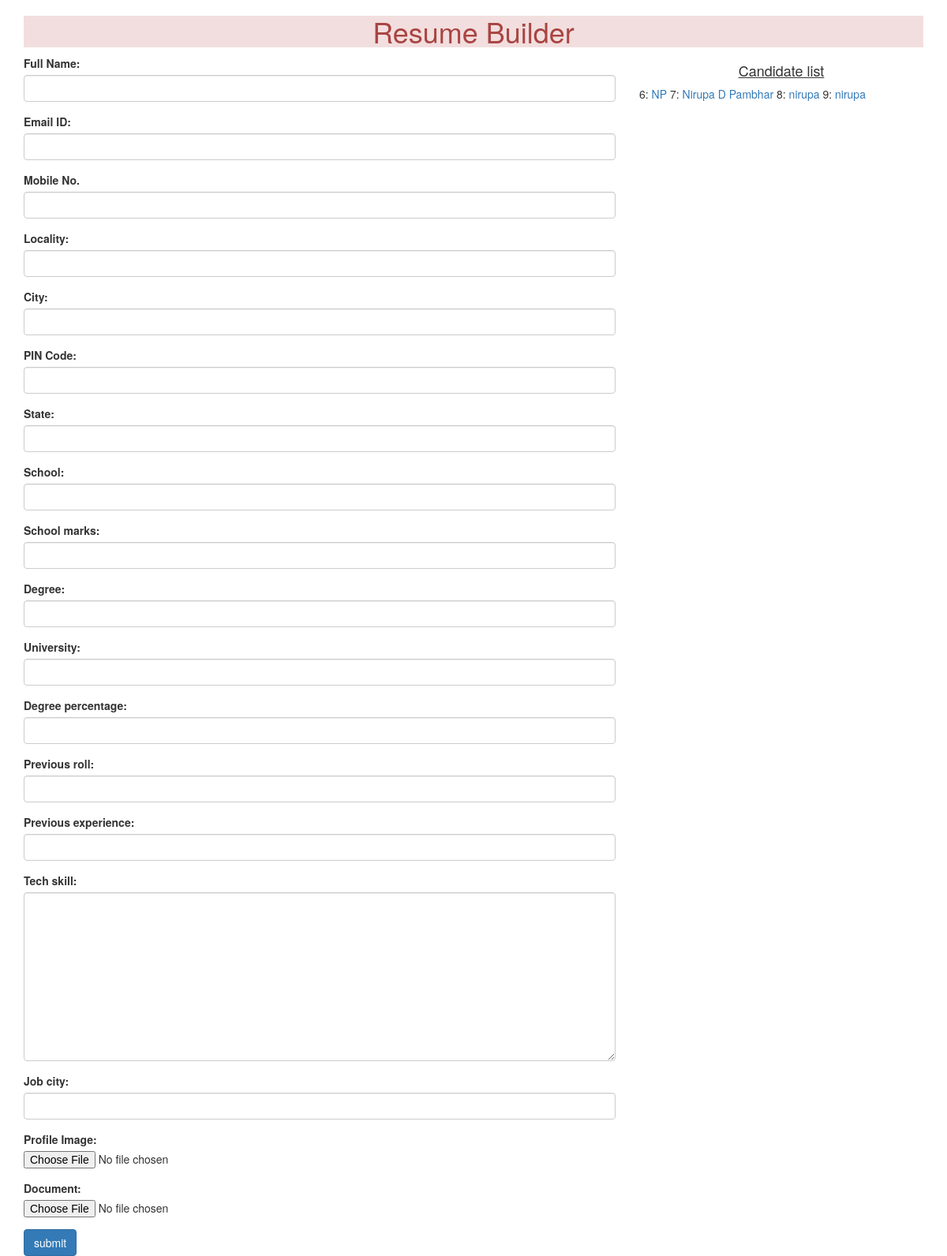
Screenshot of /cvmaker with the database file from the repository.
### CVapp/models.py (models this page shows)
class Resume(models.Model):
    name = models.CharField(max_length=100)
    email = models.EmailField(max_length=100)
    mobile = models.PositiveIntegerField()
    locality = models.CharField(max_length=100)
    city = models.CharField(max_length=100)
    pin = models.PositiveIntegerField()
    state = models.CharField(max_length=100)
    School = models.CharField(max_length=200)
    School_marks = models.DecimalField(blank=True, null=True, max_digits=10, decimal_places=2)
    Degree = models.CharField(max_length=200)
    University = models.CharField(max_length=200)
    Degree_percentage = models.DecimalField(blank=True, null=True, max_digits=10, decimal_places=2)
    previous_roll = models.CharField(max_length=100)
    previous_experience = models.CharField(max_length=20)
    Tech_skill = models.CharField(max_length=100)
    job_city = models.CharField(max_length=50)
    profile_image = models.ImageField(upload_to='profileimg', blank=True)
    file = models.FileField(upload_to='doc',blank=True)

### CVapp/views.py (the view, shortened to what this page needs)
# urls.py: path('cvmaker',views.Homeview.as_view(),name='cvmaker'),
class Homeview(View):
    def get(self,request):
        form = ResumeForm()
        users = Resume.objects.all()
        return render(request,'CVapp/home.html',{'users':users,'form':form})

### CVapp/templates/CVapp/home.html (shortened to what this page needs)
<!doctype html>
<html lang="en">
<head>
    <link rel="stylesheet" href="https://cdn.jsdelivr.net/npm/bootstrap@3.3.7/dist/css/bootstrap.min.css"
>
</head>
<body>
     <div class="container">
         <h1 class="alert-danger text-center mb-5"> Resume Builder </h1>
        <div class="row">
            <div class="col-sm-8">
               <form action="" method="POST" enctype="multipart/form-data" class="shadow p-5">
                    {% for fm in form %}
                      <div class="form-group mb-3">
                          {{fm.label_tag}} {{fm}} {{fm.errors|striptags}}
                      </div>
                    {% endfor %}
                   <input type="submit" value="submit" class="btn btn-primary">
               </form>
            </div>
            <div class="col-sm-4">
                <h4 class="text-center mb-3"><u> Candidate list </u></h4>
                {% for user in users %}
                  {{user.id}}:<a href="{% url 'resumeview' user.id %}"> {{user.name}}</a>
                {% endfor %}
            </div>
        </div>
     </div>
</body>
</html>

### rows the page displays
Resume: id "6", name "NP"
Resume: id "7", name "Nirupa D Pambhar"
Resume: id "8", name "nirupa"
Resume: id "9", name "nirupa"

### other values shown
{{ fm.label_tag }} "Full Name:" "Email ID:" "Mobile No." "Locality:" "City:" "PIN Code:" "State:" "School:" "School marks:" "Degree:" "University:" "Degree percentage:" "Previous roll:" "Previous experience:" "Tech skill:" "Job city:" "Profile Image:" "Document:"
